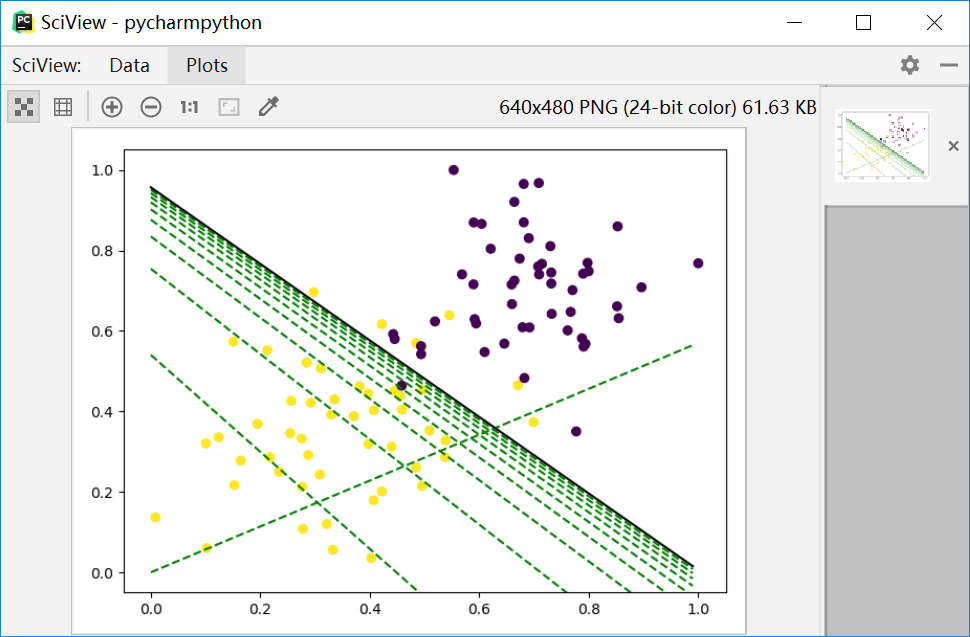

The Python source for this figure:
import matplotlib.pyplot as plt
import numpy as np
import xlrd
import pandas as pd
np.random.seed(44)

def display(W,b,color='g--'):
    plt.xlim(-0.05,1.05)
    plt.ylim(-0.05,1.05)
    xx = np.arange(0, 1.0, 0.01)
    yy = -W[0] / W[1] * xx - (b / W[1])  # 画直线
    plt.plot(xx,yy,color)

def sigmoid(x):#sigmoid 函数
    return 1.0/(1+np.exp(-x))

def output(X,W,b):#输出   依旧是一个点一个点来更新的
    return sigmoid(np.dot(X,W)+b)#  np.dot(2,3) 两个行向量的内积  都是行向量

def error(y,output):#误差函数 y如果不是np类型会报错 因为list 参数类型未知
    return -y*np.log(output)-(1-y)*np.log(1-output)

def update_w_b(X,W,b,y,learn_rate):#还是一个点一个点进行梯度下降法进行更新
    y_output=output(X,W,b)
    d_error=-(y-y_output)#标量
    W -= learn_rate * d_error * X
    b -= learn_rate * d_error
    return W,b

def data():#csv文件打不开 换为xls文件
    X = []
    file = xlrd.open_workbook(r'F:\项目架构\2 神经网络\2自己动手实现第一个神经网络\data.xls')
    table = file.sheets()[0]  # 表格里有三张表 有数据的只有第一张
    x1 = table.col_values(0)  # 第一列
    x2 = table.col_values(1)  # 第二列

    X.append(x1)
    X.append(x2)
    X = np.array(X).T  # 输入的二维数据每行两个数据
    y = np.array(table.col_values(2))  # 标签  X 是array类型  list 和 array 不能相乘
    #y=table.col_values(2)
    W=np.random.normal(scale=1 / 100** .5, size=2)#高斯分布（Gaussian Distribution）的概率密度函数  scale越小越瘦高
    b=0#随便分配一个
    return X,W,y,b,x1,x2

def main():
    X, W, y, b, x1, x2 = data()
    display(W,b)
    learn_rate = 0.01
    num_epochs = 100  # 训练100次
    for i in range(0,num_epochs):
        for x_t,y_t in zip(X,y):#这个地方出错   z=zip(X,y)不对
            W,b=update_w_b(x_t,W,b,y_t,learn_rate)
        print(i)
        y_output=output(X,W,b)
        print('y_output:',y_output)
        print('y_output_type',type(y_output))
        print('y_type:',type(y))
        print('y=',y)
        plt.scatter(x1, x2, c=y)  # 颜色由标签定
        display(W, b, 'k')
        plt.show()
        #loss=np.mean(error(y,y_output))
        #print('loss=',loss)

    print('W=',W)
    print('b=',b)
    plt.scatter(x1, x2, c=y)  # 颜色由标签定
    display(W,b,'k')
    plt.show()

main()
